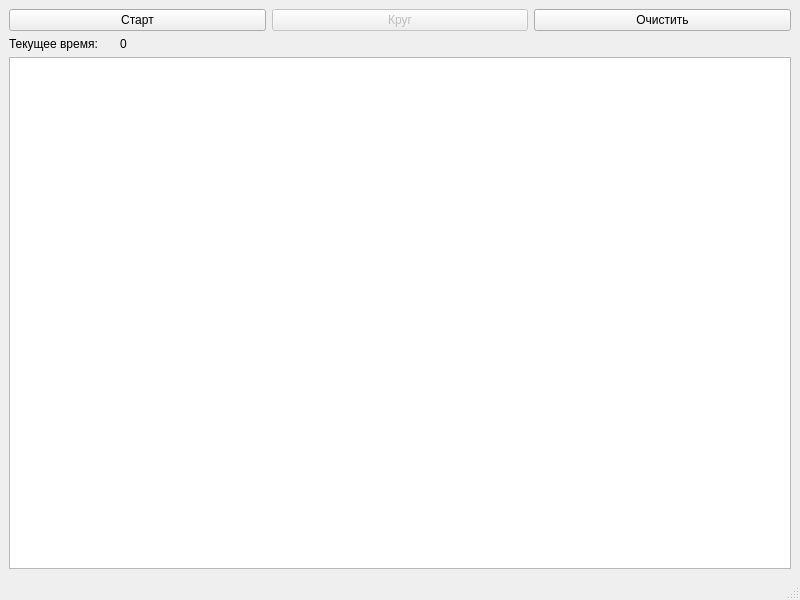
<?xml version="1.0" encoding="UTF-8"?>
<ui version="4.0">
 <class>MainWindow</class>
 <widget class="QMainWindow" name="MainWindow">
  <property name="geometry">
   <rect>
    <x>0</x>
    <y>0</y>
    <width>800</width>
    <height>600</height>
   </rect>
  </property>
  <property name="windowTitle">
   <string>Stopwatch</string>
  </property>
  <widget class="QWidget" name="centralwidget">
   <layout class="QVBoxLayout" name="verticalLayout">
    <item>
     <layout class="QHBoxLayout" name="horizontalLayout">
      <item>
       <widget class="QPushButton" name="btnStartStop">
        <property name="text">
         <string>Старт</string>
        </property>
       </widget>
      </item>
      <item>
       <widget class="QPushButton" name="btnLap">
        <property name="enabled">
         <bool>false</bool>
        </property>
        <property name="text">
         <string>Круг</string>
        </property>
       </widget>
      </item>
      <item>
       <widget class="QPushButton" name="btnClear">
        <property name="text">
         <string>Очистить</string>
        </property>
       </widget>
      </item>
     </layout>
    </item>
    <item>
     <layout class="QHBoxLayout" name="horizontalLayout_2">
      <item>
       <widget class="QLabel" name="lblCurrentTime">
        <property name="minimumSize">
         <size>
          <width>105</width>
          <height>0</height>
         </size>
        </property>
        <property name="maximumSize">
         <size>
          <width>105</width>
          <height>16777215</height>
         </size>
        </property>
        <property name="text">
         <string>Текущее время: </string>
        </property>
       </widget>
      </item>
      <item>
       <widget class="QLabel" name="lblCurrentTimeValue">
        <property name="text">
         <string>0</string>
        </property>
        <property name="textFormat">
         <enum>Qt::PlainText</enum>
        </property>
       </widget>
      </item>
     </layout>
    </item>
    <item>
     <widget class="QTextBrowser" name="txtbrwsr_LapsInfo"/>
    </item>
   </layout>
  </widget>
  <widget class="QMenuBar" name="menubar">
   <property name="geometry">
    <rect>
     <x>0</x>
     <y>0</y>
     <width>800</width>
     <height>25</height>
    </rect>
   </property>
  </widget>
  <widget class="QStatusBar" name="statusbar"/>
 </widget>
 <resources/>
 <connections>
  <connection>
   <sender>btnClear</sender>
   <signal>clicked()</signal>
   <receiver>txtbrwsr_LapsInfo</receiver>
   <slot>clear()</slot>
   <hints>
    <hint type="sourcelabel">
     <x>743</x>
     <y>56</y>
    </hint>
    <hint type="destinationlabel">
     <x>741</x>
     <y>108</y>
    </hint>
   </hints>
  </connection>
 </connections>
</ui>
